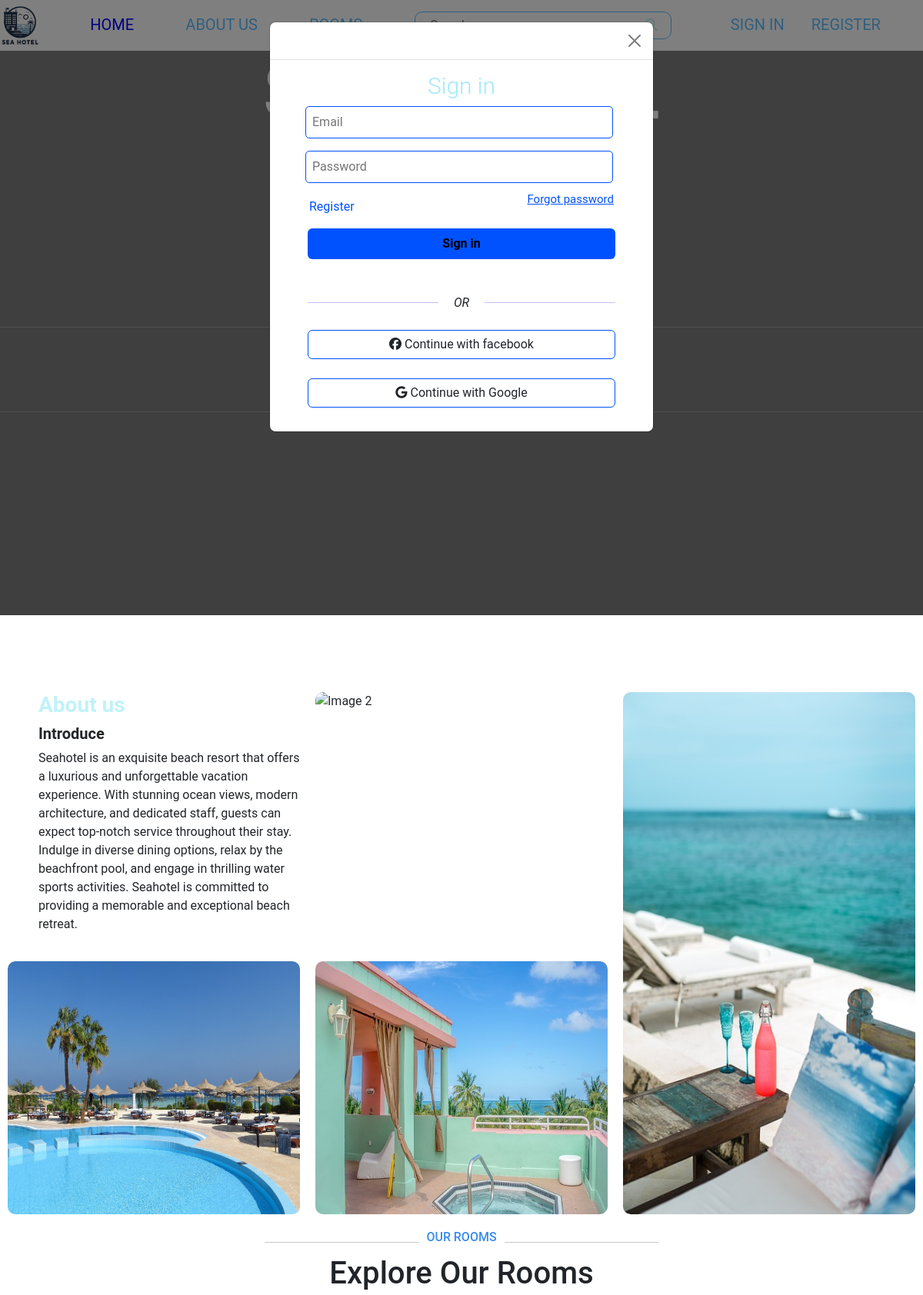
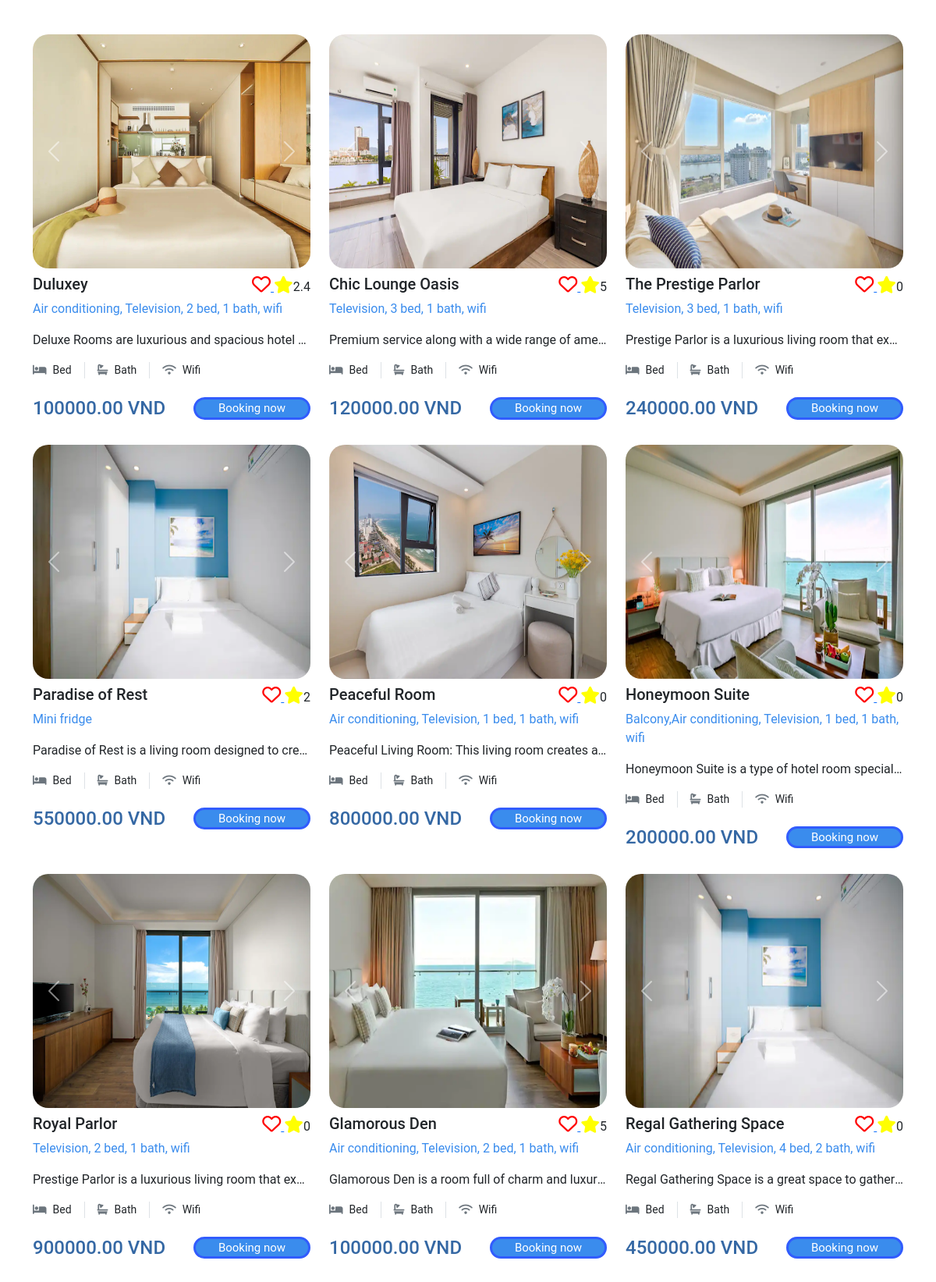
The page / (upper part) on the database its author committed (2 pictures, top to bottom).
### tables this page shows
CREATE TABLE `detail_room` (
  `id` int(11) NOT NULL,
  `id_room` int(11) NOT NULL,
  `image_url` varchar(15000) DEFAULT NULL
);

CREATE TABLE `rooms` (
  `id` int(11) NOT NULL,
  `name` varchar(100) NOT NULL,
  `type` varchar(50) NOT NULL,
  `price` decimal(10,2) NOT NULL,
  `availability` tinyint(1) NOT NULL,
  `description` varchar(500) NOT NULL,
  `rating` tinyint(4) NOT NULL
);

### app/Views/home/home.view.php (called while the page is built, shortened)
<?php
    require_once("./app/Views/layouts/header.php");
    require_once("./app/Views/layouts/navbar.php");
    require("./app/Views/layouts/banner.php");
    require_once("./app/Views/auth/login.php");
    require_once("./app/Views/home/content.php");
    require_once("./app/Views/home/card.php");
    require_once ("./app/Views/layouts/footer.php");
?>

### app/Controllers/home/home.controller.php (called while the page is built, shortened)
<?php
require("./app/Models/home/card.model.php");
require("./app/Models/home/detailroom.model.php");
$rooms = getRooms();
?>
<?php
require "app/views/home/home.view.php";
?>

### index.php (called while the page is built, shortened)
<?php
    require 'router.php';
?>

### app/Models/home/card.model.php (called while the page is built, shortened)
<?php
    function getRooms(){
        global $connection;
        try {
            $query = "SELECT r.id,r.availability, r.name, d.image_url, r.price, r.description, c.convenient
            FROM Rooms r
            INNER JOIN (
            SELECT id_room, MIN(image_url) AS image_url
            FROM Detail_room
            GROUP BY id_room
            ) d ON r.id = d.id_room
            INNER JOIN Convenients c ON r.id = c.id_room;";
            $statement = $connection->prepare($query);
            $statement->execute();
            $rooms =  $statement->fetchAll();
            } catch (PDOException $e) {
            echo "Error: " . $e->getMessage();
            }
        return $rooms;
    }
    function selectAVGRatingRoom($roomId)
{
    global $connection;
    $stt = $connection->prepare("SELECT AVG(feedback.rating) as average_rating
        FROM rooms
        LEFT JOIN feedback ON rooms.id = feedback.id_room
        WHERE rooms.id = :roomId"
    );
    $stt->bindParam(':roomId', $roomId, PDO::PARAM_INT);
    $stt->execute();
    $result = $stt->fetch(PDO::FETCH_ASSOC);
    return $result['average_rating'];
}
?>

### app/Models/home/detailroom.model.php (called while the page is built)
<?php
    function getRoomImages($roomId) {
        global $connection;
        try {
            $query = "SELECT image_url FROM Detail_room WHERE id_room = :roomId";
            $statement =$connection->prepare($query);
            $statement->bindParam(':roomId', $roomId, PDO::PARAM_INT);
            $statement->execute();
            $images = $statement->fetchAll(PDO::FETCH_ASSOC);
            return $images;
        } catch (PDOException $e) {
            echo "Error: " . $e->getMessage();
        }
    }
?>

### app/Views/home/card.php (the view, shortened to what this page needs)
<div class="container">
  <div class="row g-4 ml-2 mb-5 listroom" id="pp">
    <?php foreach ($rooms as $index => $room) :
    ?>
      <?php if ($room['availability'] == 1) : ?>
        <div class="col-lg-4 col-md-6 room-item" id="like_room<?php echo $room['id'] ?>">
          <div class="room-item">
            <div class="position-relative">
              <div id="imageCarousel<?php echo $index; ?>" class="carousel slide" data-bs-ride="carousel">
                <div class="carousel-inner">
                  <?php $detailRoom = getRoomImages($room['id']) ?>
                  <?php $active = true; ?>
                  <?php foreach ($detailRoom as $imageIndex => $image) : ?>
                    <div class="carousel-item <?php echo $active ? 'active' : ''; ?>">
                      <a href="/detail_room?id_room=<?php echo $room['id']; ?>">
                        <img id="img-card-room" src="<?php echo $image['image_url'] ?>" height="300px" width="100%" alt="">
                      </a>
                    </div>
                    <?php $active = false; ?>
                  <?php endforeach; ?>
                </div>
                <button class="carousel-control-prev" type="button" data-bs-target="#imageCarousel<?php echo $index; ?>" data-bs-slide="prev">
                  <span class="carousel-control-prev-icon" aria-hidden="true"></span>
                </button>
                <button class="carousel-control-next" type="button" data-bs-target="#imageCarousel<?php echo $index; ?>" data-bs-slide="next">
                  <span class="carousel-control-next-icon" aria-hidden="true"></span>
                </button>
              </div>
            </div>
            <div class="mt-2">
              <div class="d-flex justify-content-between  mb-1">
                <h5 class="mb-0"><?php echo $room['name'] ?></h5>
                <div id="ratingContainer">
                  <?php if (!empty($_SESSION['isLogin']) && $_SESSION['isLogin']) : ?>
                    <a id="favorite" href="/favorite?id_room=<?php echo $room['id']; ?>">
                      <button class="favorite-button">
                        <i class="<?php $issAdded = isAdded($room['id'], $_SESSION['id']);
                                  if ($issAdded) {
                                    echo "fas";
                                  } else {
                                    echo "far";
                                  } ?> fa-heart"></i>
                      </button>
                    </a>
                  <?php else : ?>
                    <a href="/favorite?id_room=<?php echo $room['id']; ?>">
                      <button class="favorite-button">
                        <i class="far fa-heart"></i>
                      </button>
                    </a>
                  <?php endif ?>
                  <i class="fa-solid fa-star" style="color:yellow; font-size:22px"></i><?php echo round($rating = selectAVGRatingRoom($room['id']), 1); ?>
                </div>
              </div>
              <p class="convenient"><?php echo $room['convenient'] ?></p>
              <p id="description" class="ellipsis" onclick="showFullText(this)"><?php echo $room['description'] ?></p>
              <div class="d-flex mb-3">
                <small class="border-end me-3 pe-3"><i class="fa fa-bed text-secondary me-2">
                  </i>Bed</small>
                <small class="border-end me-3 pe-3"><i class="fa fa-bath text-secondary me-2">
                  </i>Bath</small>
                <small><i class="fa fa-wifi text-secondary me-2">
                  </i>Wifi</small>
              </div>
              <div class="d-flex justify-content-between mt-4">
                <h4 style="color: #3568A4;"><?php echo $room['price'] ?> VND</h4>
                <?php
                if (!empty($_SESSION['isLogin']) && $_SESSION['isLogin']) :
                ?>
                  <a href="/booking_room?id_room=<?php echo $room['id']; ?>"><input type="button" class="btn_card_booking" name="booking" value="Booking now"></a>
                <?php else : ?>
                  <a href=""><input type="button" class="btn_card_booking" name="booking" value="Booking now"></a>
                <?php endif ?>
              </div>
            </div>
          </div>
        </div>
      <?php endif ?>
    <?php endforeach; ?>
  </div>
</div>

### public/css/navbar.css (style rules this page uses)
* { margin: 0; padding: 0; font-family: 'Roboto', sans-serif; }

### public/css/card.css (style rules this page uses)
.btn_card_booking { padding: 0px 10px; border-radius: 10px; background-color: #3a8ced; border: none; color: white; font-size: 15px; }
.listroom { position: relative; }
.btn_card_booking { padding: 0px 10px; font-size: 15px; font-weight: 600px; width: 150px; border: 3px solid #315cfd; border-radius: 20px; transition: all 0.3s; cursor: pointer; background: #3a8ced; }
#img-card-room { border-radius: 20px; }
.convenient { color: #3a8ced !important; }
.room-item { transition: transform 0.3s ease; }
.favorite-button { background-color: transparent; border: none; color: black; cursor: pointer; }
.favorite-button .fa-heart { color: red; }
.favorite-button { background-color: transparent; border: none; cursor: pointer; outline: none; }
.favorite-button i { font-size: 24px; }
.ellipsis { white-space: nowrap; overflow: hidden; text-overflow: ellipsis; max-width: 500px; cursor: pointer; }

### rows shown on the page
rooms: availability 1 (drawn), name "Duluxey", id "2.4", convenient "Air conditioning, Television, 2 bed, 1 bath, wifi", description "Deluxe Rooms are luxurious and spacious hotel…", price "100000.00"
detail_room: image_url (picture)
rooms: availability 1 (drawn), name "Chic Lounge Oasis", id "5", convenient "Television, 3 bed, 1 bath, wifi", description "Premium service along with a wide range of ame…", price "120000.00"
detail_room: image_url (picture)
rooms: availability 1 (drawn), name "The Prestige Parlor", id "0", convenient "Television, 3 bed, 1 bath, wifi", description "Prestige Parlor is a luxurious living room that ex…", price "240000.00"
detail_room: image_url (picture)
rooms: availability 1 (drawn), name "Paradise of Rest", id "2", convenient "Mini fridge", description "Paradise of Rest is a living room designed to cre…", price "550000.00"
detail_room: image_url (picture)
rooms: availability 1 (drawn), name "Peaceful Room", id "0", convenient "Air conditioning, Television, 1 bed, 1 bath, wifi", description "Peaceful Living Room: This living room creates a…", price "800000.00"
detail_room: image_url (picture)
rooms: availability 1 (drawn), name "Honeymoon Suite", id "0", convenient "Balcony,Air conditioning, Television, 1 bed, 1 bath, wifi", description "Honeymoon Suite is a type of hotel room special…", price "200000.00"
detail_room: image_url (picture)
rooms: availability 1 (drawn), name "Royal Parlor", id "0", convenient "Television, 2 bed, 1 bath, wifi", description "Prestige Parlor is a luxurious living room that ex…", price "900000.00"
detail_room: image_url (picture)
rooms: availability 1 (drawn), name "Glamorous Den", id "5", convenient "Air conditioning, Television, 2 bed, 1 bath, wifi", description "Glamorous Den is a room full of charm and luxur…", price "100000.00"
detail_room: image_url (picture)
rooms: availability 1 (drawn), name "Regal Gathering Space", id "0", convenient "Air conditioning, Television, 4 bed, 2 bath, wifi", description "Regal Gathering Space is a great space to gather…", price "450000.00"
detail_room: image_url (picture)
